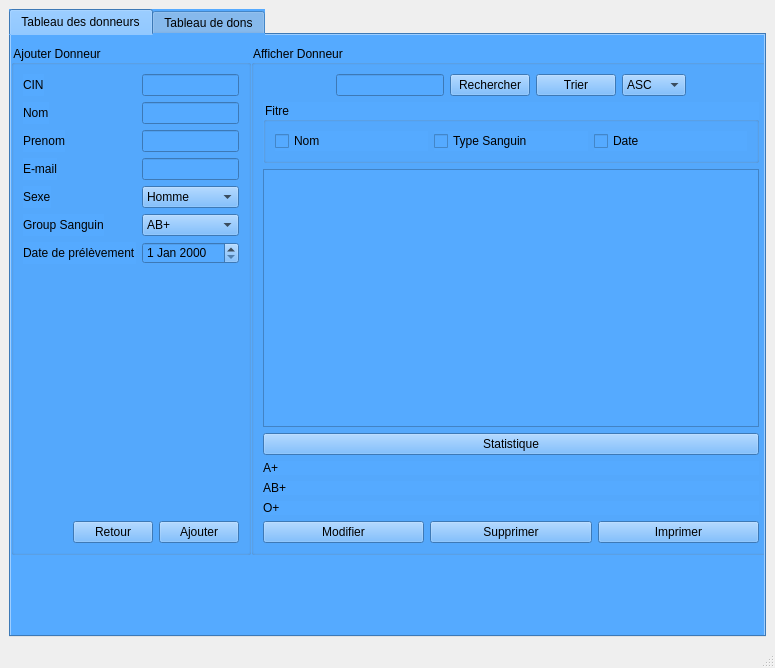
<?xml version="1.0" encoding="UTF-8"?>
<ui version="4.0">
 <class>MainWindow</class>
 <widget class="QMainWindow" name="MainWindow">
  <property name="geometry">
   <rect>
    <x>0</x>
    <y>0</y>
    <width>775</width>
    <height>668</height>
   </rect>
  </property>
  <property name="windowTitle">
   <string>MainWindow</string>
  </property>
  <widget class="QWidget" name="centralwidget">
   <layout class="QHBoxLayout" name="horizontalLayout_3">
    <item>
     <widget class="QTabWidget" name="tabWidget">
      <property name="styleSheet">
       <string notr="true">background-color: rgb(85, 170, 255);</string>
      </property>
      <property name="currentIndex">
       <number>0</number>
      </property>
      <widget class="QWidget" name="tab">
       <attribute name="title">
        <string>Tableau des donneurs</string>
       </attribute>
       <widget class="QGroupBox" name="groupBox_2">
        <property name="geometry">
         <rect>
          <x>0</x>
          <y>10</y>
          <width>240</width>
          <height>510</height>
         </rect>
        </property>
        <property name="styleSheet">
         <string notr="true">background-color: rgb(85, 170, 255);
alternate-background-color: rgb(170, 255, 255);
border-color: rgb(0, 0, 0);
border-top-color: rgb(0, 0, 0);</string>
        </property>
        <property name="title">
         <string>Ajouter Donneur</string>
        </property>
        <layout class="QVBoxLayout" name="verticalLayout_2">
         <item>
          <layout class="QVBoxLayout" name="verticalLayout">
           <item>
            <layout class="QFormLayout" name="formLayout">
             <item row="0" column="0">
              <widget class="QLabel" name="cINLabel">
               <property name="text">
                <string>CIN</string>
               </property>
              </widget>
             </item>
             <item row="0" column="1">
              <widget class="QLineEdit" name="cINLineEdit"/>
             </item>
             <item row="1" column="0">
              <widget class="QLabel" name="nomLabel">
               <property name="text">
                <string>Nom</string>
               </property>
              </widget>
             </item>
             <item row="1" column="1">
              <widget class="QLineEdit" name="nomLineEdit"/>
             </item>
             <item row="2" column="0">
              <widget class="QLabel" name="prenomLabel">
               <property name="text">
                <string>Prenom</string>
               </property>
              </widget>
             </item>
             <item row="2" column="1">
              <widget class="QLineEdit" name="prenomLineEdit"/>
             </item>
             <item row="3" column="0">
              <widget class="QLabel" name="eMailLabel">
               <property name="text">
                <string>E-mail</string>
               </property>
              </widget>
             </item>
             <item row="3" column="1">
              <widget class="QLineEdit" name="eMailLineEdit"/>
             </item>
             <item row="4" column="0">
              <widget class="QLabel" name="sexeLabel">
               <property name="text">
                <string>Sexe</string>
               </property>
              </widget>
             </item>
             <item row="4" column="1">
              <widget class="QComboBox" name="sexeComboBox">
               <item>
                <property name="text">
                 <string>Homme</string>
                </property>
               </item>
               <item>
                <property name="text">
                 <string>Femme</string>
                </property>
               </item>
               <item>
                <property name="text">
                 <string>Autre</string>
                </property>
               </item>
              </widget>
             </item>
             <item row="5" column="0">
              <widget class="QLabel" name="groupSanguinLabel">
               <property name="text">
                <string>Group Sanguin</string>
               </property>
              </widget>
             </item>
             <item row="5" column="1">
              <widget class="QComboBox" name="groupSanguinComboBox">
               <item>
                <property name="text">
                 <string>AB+</string>
                </property>
               </item>
               <item>
                <property name="text">
                 <string>AB-</string>
                </property>
               </item>
               <item>
                <property name="text">
                 <string>A+</string>
                </property>
               </item>
               <item>
                <property name="text">
                 <string>A-</string>
                </property>
               </item>
               <item>
                <property name="text">
                 <string>B+</string>
                </property>
               </item>
               <item>
                <property name="text">
                 <string>B-</string>
                </property>
               </item>
               <item>
                <property name="text">
                 <string>O+</string>
                </property>
               </item>
               <item>
                <property name="text">
                 <string>O-</string>
                </property>
               </item>
              </widget>
             </item>
             <item row="6" column="0">
              <widget class="QLabel" name="dateDePrelevementLabel">
               <property name="text">
                <string>Date de prélèvement</string>
               </property>
              </widget>
             </item>
             <item row="6" column="1">
              <widget class="QDateEdit" name="dateDePrelevementDateEdit"/>
             </item>
            </layout>
           </item>
          </layout>
         </item>
         <item>
          <layout class="QHBoxLayout" name="horizontalLayout_4">
           <item>
            <spacer name="horizontalSpacer">
             <property name="orientation">
              <enum>Qt::Horizontal</enum>
             </property>
             <property name="sizeHint" stdset="0">
              <size>
               <width>40</width>
               <height>20</height>
              </size>
             </property>
            </spacer>
           </item>
           <item>
            <widget class="QPushButton" name="pushButton_2">
             <property name="text">
              <string>Retour</string>
             </property>
            </widget>
           </item>
           <item>
            <widget class="QPushButton" name="pushButton_AjouterDonneur">
             <property name="text">
              <string>Ajouter</string>
             </property>
            </widget>
           </item>
          </layout>
         </item>
        </layout>
       </widget>
       <widget class="QWidget" name="layoutWidget">
        <property name="geometry">
         <rect>
          <x>240</x>
          <y>19</y>
          <width>521</width>
          <height>841</height>
         </rect>
        </property>
        <layout class="QHBoxLayout" name="horizontalLayout_2"/>
       </widget>
       <widget class="QGroupBox" name="groupBox">
        <property name="geometry">
         <rect>
          <x>240</x>
          <y>10</y>
          <width>520</width>
          <height>510</height>
         </rect>
        </property>
        <property name="styleSheet">
         <string notr="true">background-color: rgb(85, 170, 255);</string>
        </property>
        <property name="title">
         <string>Afficher Donneur</string>
        </property>
        <layout class="QVBoxLayout" name="verticalLayout_4">
         <item>
          <layout class="QHBoxLayout" name="horizontalLayout_8">
           <item>
            <spacer name="horizontalSpacer_2">
             <property name="orientation">
              <enum>Qt::Horizontal</enum>
             </property>
             <property name="sizeHint" stdset="0">
              <size>
               <width>40</width>
               <height>20</height>
              </size>
             </property>
            </spacer>
           </item>
           <item>
            <widget class="QLineEdit" name="lineEditRdonneur"/>
           </item>
           <item>
            <widget class="QPushButton" name="pushButton_RechercherDonneur">
             <property name="text">
              <string>Rechercher</string>
             </property>
            </widget>
           </item>
           <item>
            <widget class="QPushButton" name="pushButton_TrierDonneur">
             <property name="text">
              <string>Trier</string>
             </property>
            </widget>
           </item>
           <item>
            <widget class="QComboBox" name="comboBox">
             <item>
              <property name="text">
               <string>ASC</string>
              </property>
             </item>
             <item>
              <property name="text">
               <string>DESC</string>
              </property>
             </item>
            </widget>
           </item>
           <item>
            <spacer name="horizontalSpacer_3">
             <property name="orientation">
              <enum>Qt::Horizontal</enum>
             </property>
             <property name="sizeHint" stdset="0">
              <size>
               <width>40</width>
               <height>20</height>
              </size>
             </property>
            </spacer>
           </item>
          </layout>
         </item>
         <item>
          <widget class="QGroupBox" name="groupBox_3">
           <property name="title">
            <string>Fitre</string>
           </property>
           <layout class="QHBoxLayout" name="horizontalLayout_6">
            <item>
             <widget class="QCheckBox" name="checkBox_nom">
              <property name="text">
               <string>Nom</string>
              </property>
             </widget>
            </item>
            <item>
             <widget class="QCheckBox" name="checkBox_type">
              <property name="text">
               <string>Type Sanguin</string>
              </property>
             </widget>
            </item>
            <item>
             <layout class="QHBoxLayout" name="horizontalLayout">
              <item>
               <widget class="QCheckBox" name="checkBox_date">
                <property name="text">
                 <string>Date</string>
                </property>
               </widget>
              </item>
             </layout>
            </item>
           </layout>
          </widget>
         </item>
         <item>
          <layout class="QHBoxLayout" name="horizontalLayout_9">
           <item>
            <widget class="QTableView" name="tableView"/>
           </item>
          </layout>
         </item>
         <item>
          <widget class="QPushButton" name="pushButton_statistique">
           <property name="text">
            <string>Statistique</string>
           </property>
          </widget>
         </item>
         <item>
          <widget class="QLabel" name="lab_stat1">
           <property name="text">
            <string>A+</string>
           </property>
          </widget>
         </item>
         <item>
          <widget class="QLabel" name="lab_stat2">
           <property name="text">
            <string>AB+</string>
           </property>
          </widget>
         </item>
         <item>
          <widget class="QLabel" name="lab_stat3">
           <property name="text">
            <string>O+</string>
           </property>
          </widget>
         </item>
         <item>
          <layout class="QHBoxLayout" name="horizontalLayout_5">
           <item>
            <widget class="QPushButton" name="pushButton_ModifierDonneur">
             <property name="text">
              <string>Modifier</string>
             </property>
             <property name="checkable">
              <bool>true</bool>
             </property>
            </widget>
           </item>
           <item>
            <widget class="QPushButton" name="pushButton_SupprimerDonneur">
             <property name="text">
              <string>Supprimer</string>
             </property>
            </widget>
           </item>
           <item>
            <widget class="QPushButton" name="pushButton_ImprimerDonneur">
             <property name="text">
              <string>Imprimer</string>
             </property>
            </widget>
           </item>
          </layout>
         </item>
        </layout>
       </widget>
      </widget>
      <widget class="QWidget" name="tab_2">
       <attribute name="title">
        <string>Tableau de dons</string>
       </attribute>
       <layout class="QHBoxLayout" name="horizontalLayout_10">
        <item>
         <widget class="QGroupBox" name="groupBox_4">
          <property name="title">
           <string>Ajouter Don</string>
          </property>
          <layout class="QHBoxLayout" name="horizontalLayout_11">
           <item>
            <layout class="QVBoxLayout" name="verticalLayout_7">
             <item>
              <layout class="QFormLayout" name="formLayout_2">
               <item row="1" column="0">
                <widget class="QLabel" name="referenceLabel">
                 <property name="text">
                  <string>Reference</string>
                 </property>
                </widget>
               </item>
               <item row="1" column="1">
                <widget class="QLineEdit" name="referenceLineEdit"/>
               </item>
               <item row="3" column="0">
                <widget class="QLabel" name="dateDePrLVementLabel">
                 <property name="text">
                  <string>Date de prélèvement</string>
                 </property>
                </widget>
               </item>
               <item row="3" column="1">
                <widget class="QDateEdit" name="dateDePrLVementDateEdit"/>
               </item>
               <item row="5" column="0">
                <widget class="QLabel" name="emplacementLabel">
                 <property name="text">
                  <string>Emplacement </string>
                 </property>
                </widget>
               </item>
               <item row="5" column="1">
                <widget class="QLineEdit" name="emplacementLineEdit"/>
               </item>
               <item row="7" column="0">
                <widget class="QLabel" name="label">
                 <property name="text">
                  <string>Quantite</string>
                 </property>
                </widget>
               </item>
               <item row="7" column="1">
                <widget class="QLineEdit" name="quantiteLineEdit"/>
               </item>
               <item row="0" column="1">
                <spacer name="verticalSpacer">
                 <property name="orientation">
                  <enum>Qt::Vertical</enum>
                 </property>
                 <property name="sizeHint" stdset="0">
                  <size>
                   <width>20</width>
                   <height>40</height>
                  </size>
                 </property>
                </spacer>
               </item>
               <item row="8" column="1">
                <spacer name="verticalSpacer_2">
                 <property name="orientation">
                  <enum>Qt::Vertical</enum>
                 </property>
                 <property name="sizeHint" stdset="0">
                  <size>
                   <width>20</width>
                   <height>40</height>
                  </size>
                 </property>
                </spacer>
               </item>
               <item row="2" column="1">
                <spacer name="verticalSpacer_3">
                 <property name="orientation">
                  <enum>Qt::Vertical</enum>
                 </property>
                 <property name="sizeHint" stdset="0">
                  <size>
                   <width>20</width>
                   <height>40</height>
                  </size>
                 </property>
                </spacer>
               </item>
               <item row="4" column="1">
                <spacer name="verticalSpacer_4">
                 <property name="orientation">
                  <enum>Qt::Vertical</enum>
                 </property>
                 <property name="sizeHint" stdset="0">
                  <size>
                   <width>20</width>
                   <height>40</height>
                  </size>
                 </property>
                </spacer>
               </item>
               <item row="6" column="1">
                <spacer name="verticalSpacer_5">
                 <property name="orientation">
                  <enum>Qt::Vertical</enum>
                 </property>
                 <property name="sizeHint" stdset="0">
                  <size>
                   <width>20</width>
                   <height>40</height>
                  </size>
                 </property>
                </spacer>
               </item>
              </layout>
             </item>
             <item>
              <layout class="QHBoxLayout" name="horizontalLayout_16">
               <item>
                <spacer name="horizontalSpacer_4">
                 <property name="orientation">
                  <enum>Qt::Horizontal</enum>
                 </property>
                 <property name="sizeHint" stdset="0">
                  <size>
                   <width>40</width>
                   <height>20</height>
                  </size>
                 </property>
                </spacer>
               </item>
               <item>
                <widget class="QPushButton" name="pushButtonAjouterDon">
                 <property name="text">
                  <string>Ajouter</string>
                 </property>
                </widget>
               </item>
               <item>
                <spacer name="verticalSpacer_6">
                 <property name="orientation">
                  <enum>Qt::Vertical</enum>
                 </property>
                 <property name="sizeHint" stdset="0">
                  <size>
                   <width>20</width>
                   <height>40</height>
                  </size>
                 </property>
                </spacer>
               </item>
               <item>
                <spacer name="horizontalSpacer_5">
                 <property name="orientation">
                  <enum>Qt::Horizontal</enum>
                 </property>
                 <property name="sizeHint" stdset="0">
                  <size>
                   <width>40</width>
                   <height>20</height>
                  </size>
                 </property>
                </spacer>
               </item>
              </layout>
             </item>
            </layout>
           </item>
          </layout>
         </widget>
        </item>
        <item>
         <widget class="QGroupBox" name="groupBox_5">
          <property name="title">
           <string>Afficher Don</string>
          </property>
          <layout class="QVBoxLayout" name="verticalLayout_13">
           <item>
            <layout class="QVBoxLayout" name="verticalLayout_12">
             <item>
              <layout class="QHBoxLayout" name="horizontalLayout_22">
               <item>
                <widget class="QLineEdit" name="lineEditRechercheDon"/>
               </item>
               <item>
                <widget class="QPushButton" name="pushButtonRechercheDon">
                 <property name="text">
                  <string>Recherche</string>
                 </property>
                </widget>
               </item>
               <item>
                <widget class="QPushButton" name="pushButtonTrierDon">
                 <property name="text">
                  <string>Trier</string>
                 </property>
                </widget>
               </item>
               <item>
                <widget class="QComboBox" name="comboBoxDon">
                 <item>
                  <property name="text">
                   <string>ASC</string>
                  </property>
                 </item>
                 <item>
                  <property name="text">
                   <string>DESC</string>
                  </property>
                 </item>
                </widget>
               </item>
              </layout>
             </item>
            </layout>
           </item>
           <item>
            <widget class="QGroupBox" name="groupBox_6">
             <property name="title">
              <string>GroupBox</string>
             </property>
             <layout class="QVBoxLayout" name="verticalLayout_14">
              <item>
               <layout class="QHBoxLayout" name="horizontalLayout_25">
                <item>
                 <widget class="QCheckBox" name="checkBoxRefDon">
                  <property name="text">
                   <string>Reference</string>
                  </property>
                 </widget>
                </item>
                <item>
                 <widget class="QCheckBox" name="checkBoxQuantiteDon">
                  <property name="text">
                   <string>Quantite</string>
                  </property>
                 </widget>
                </item>
                <item>
                 <widget class="QCheckBox" name="checkBoxDateDon">
                  <property name="text">
                   <string>Date</string>
                  </property>
                 </widget>
                </item>
               </layout>
              </item>
             </layout>
            </widget>
           </item>
           <item>
            <layout class="QHBoxLayout" name="horizontalLayout_23">
             <item>
              <widget class="QTableView" name="tableViewDon"/>
             </item>
            </layout>
           </item>
           <item>
            <layout class="QHBoxLayout" name="horizontalLayout_24">
             <item>
              <spacer name="horizontalSpacer_6">
               <property name="orientation">
                <enum>Qt::Horizontal</enum>
               </property>
               <property name="sizeHint" stdset="0">
                <size>
                 <width>40</width>
                 <height>20</height>
                </size>
               </property>
              </spacer>
             </item>
             <item>
              <widget class="QPushButton" name="pushButtonModifierDon">
               <property name="text">
                <string>Modifier</string>
               </property>
               <property name="checkable">
                <bool>true</bool>
               </property>
              </widget>
             </item>
             <item>
              <widget class="QPushButton" name="pushButtonSupprimerDon">
               <property name="text">
                <string>Supprimer</string>
               </property>
              </widget>
             </item>
             <item>
              <widget class="QPushButton" name="pushButtonImprimerDon">
               <property name="styleSheet">
                <string notr="true">border-color: rgb(255, 255, 255);</string>
               </property>
               <property name="text">
                <string>Imprimer</string>
               </property>
              </widget>
             </item>
            </layout>
           </item>
          </layout>
         </widget>
        </item>
       </layout>
      </widget>
     </widget>
    </item>
   </layout>
  </widget>
  <widget class="QMenuBar" name="menubar">
   <property name="geometry">
    <rect>
     <x>0</x>
     <y>0</y>
     <width>775</width>
     <height>21</height>
    </rect>
   </property>
  </widget>
  <widget class="QStatusBar" name="statusbar"/>
 </widget>
 <resources/>
 <connections/>
</ui>
